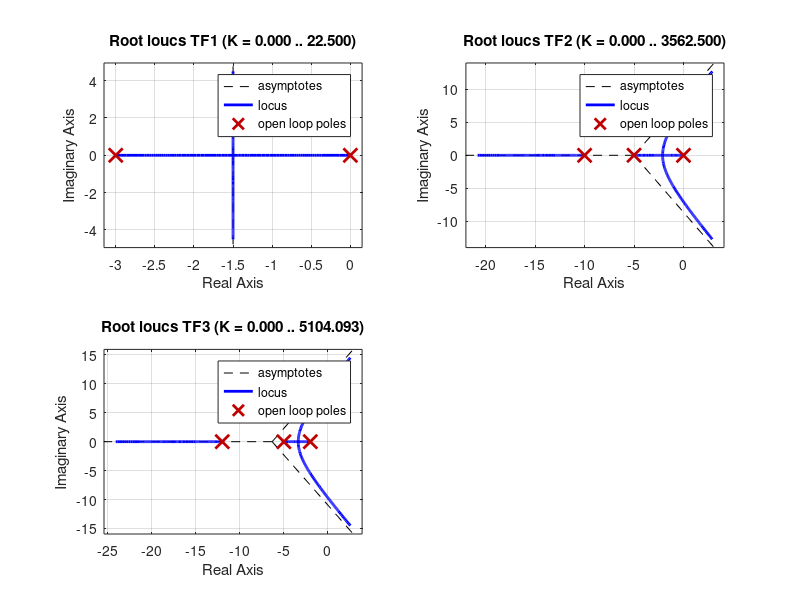

Source code (MATLAB):
%Akshaj Chainani 22070127008
clc;
clear all;
close all;

% Root Locus

%Q1
subplot(2,2,1)
TF1 = tf([1],[1,3,0])
rlocus(TF1)

%Q2
subplot(2,2,2)
TF2 = tf([1],[1,15,50,0])
rlocus(TF2)

%Q3
subplot(2,2,3)
TF3 = tf([1],[1,19,94,120])
rlocus(TF3)
